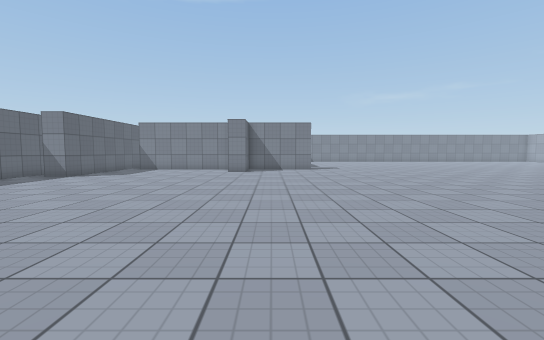
view 1 (above)

24 first-person views from a walk through a Unity game level. The camera is 1.2 m above the floor, tilts 4° down and sees 90° across. The floor is counted in squares, 1 m on a side. Each view is taken from the middle of a square. On the plan, view 1 faces up. The plan holds only what a view shows up to about 13 squares ahead; the rest is blank. The place goes on beyond the plan. Surface patterns are stand-ins for the level's own textures.

view 2
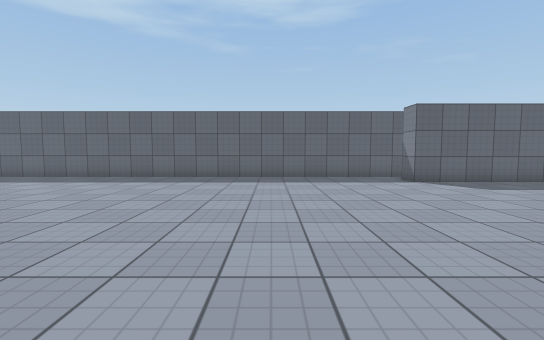

view 3
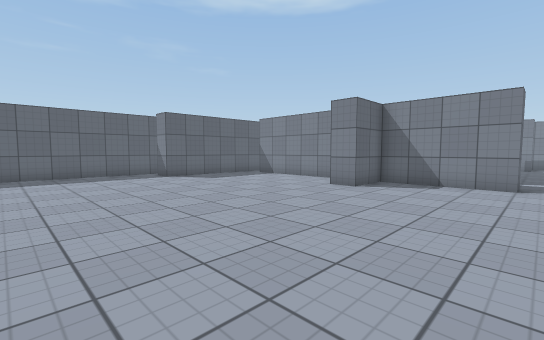

view 4
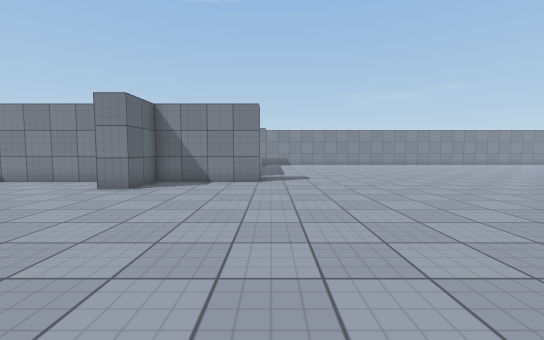

view 5
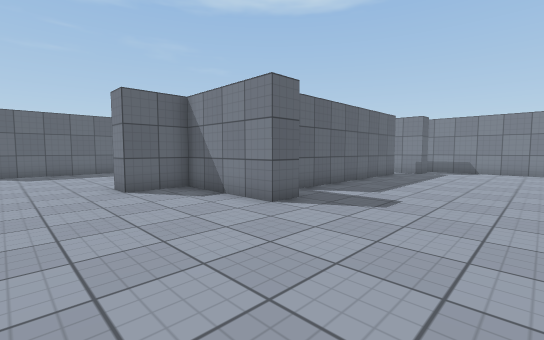

view 6
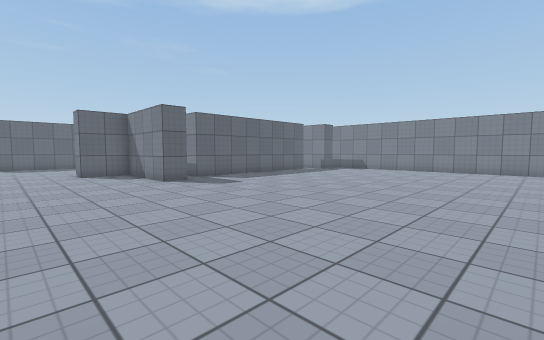

view 7
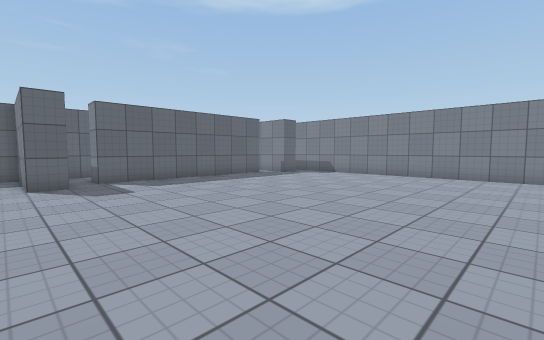

view 8
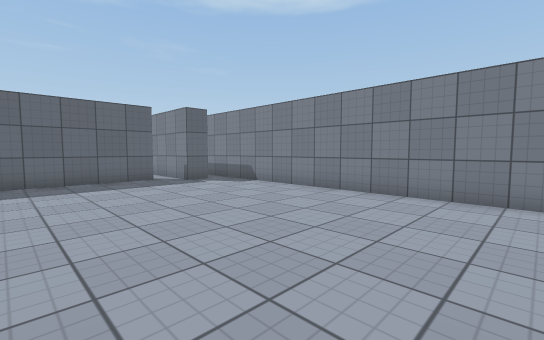

view 9
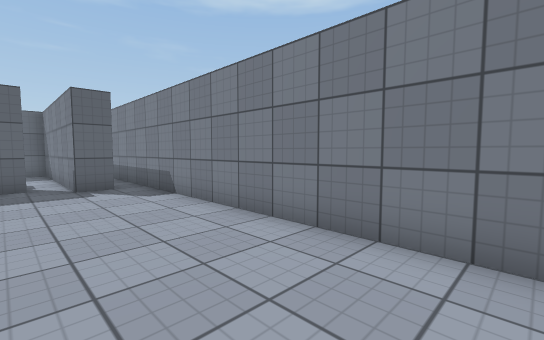

view 10
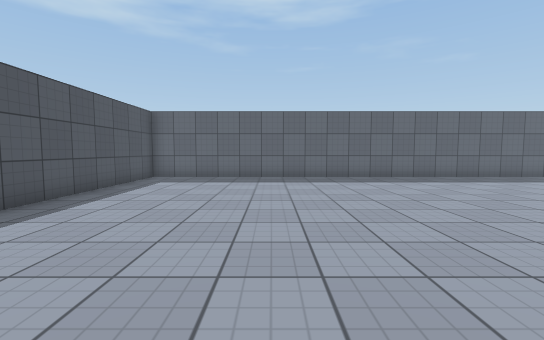

view 11
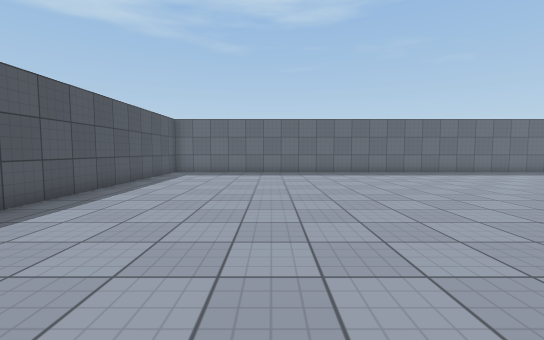

view 12
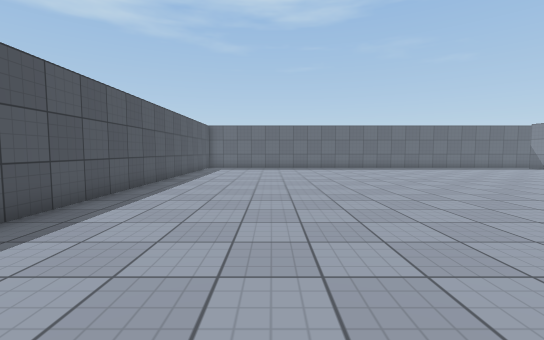

view 13
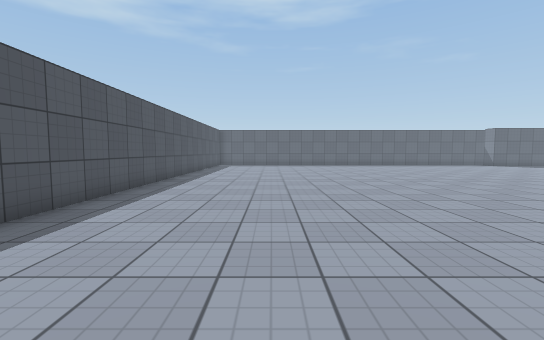

view 14
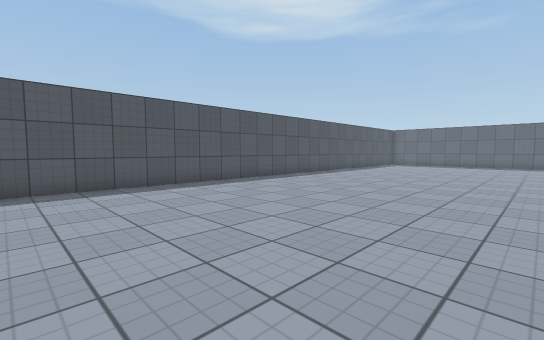

view 15
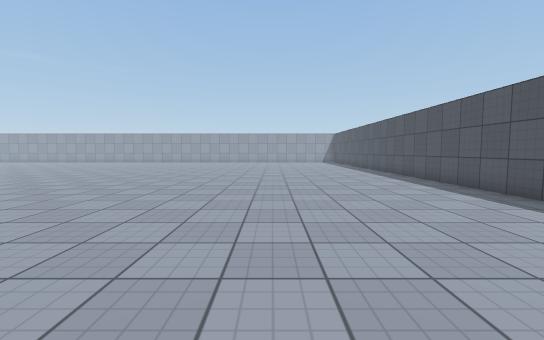

view 16
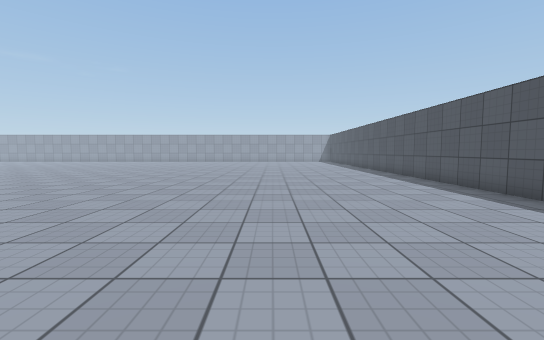

view 17
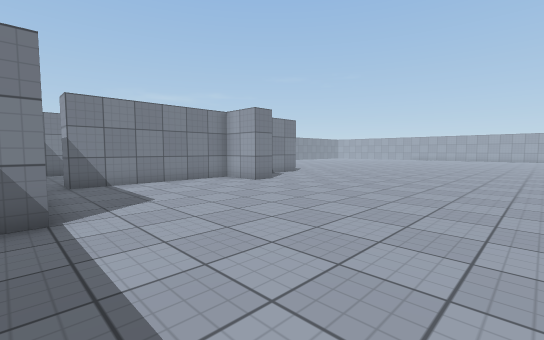

view 18
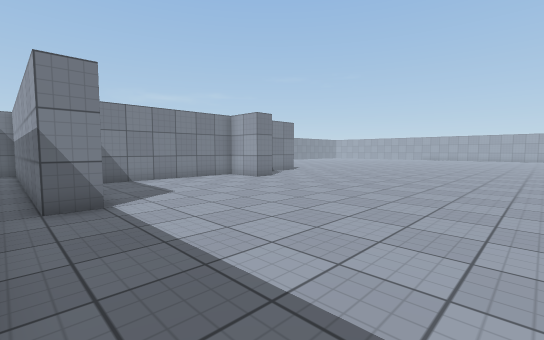

view 19
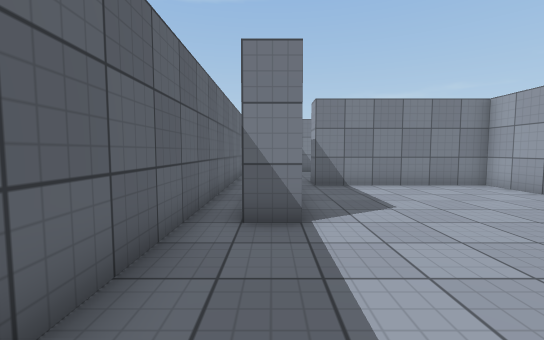

view 20
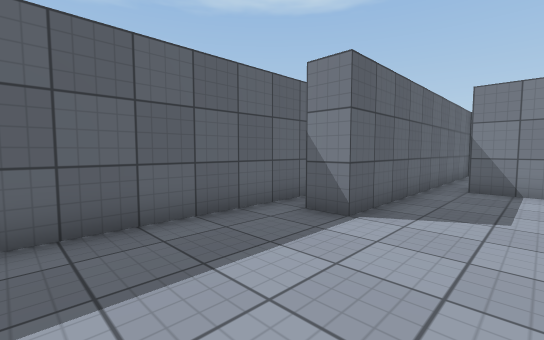

view 21
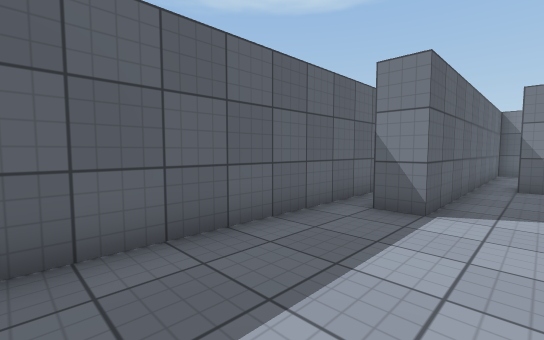

view 22
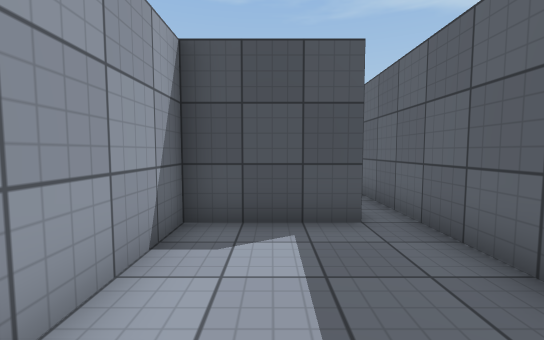

view 23
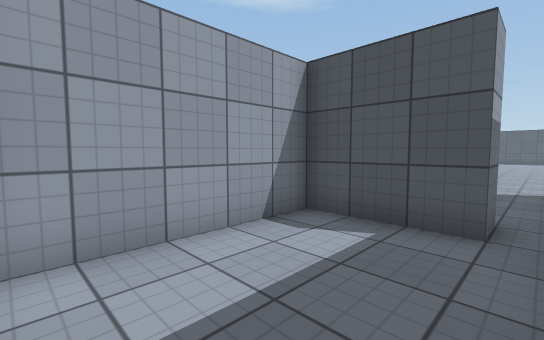

view 24
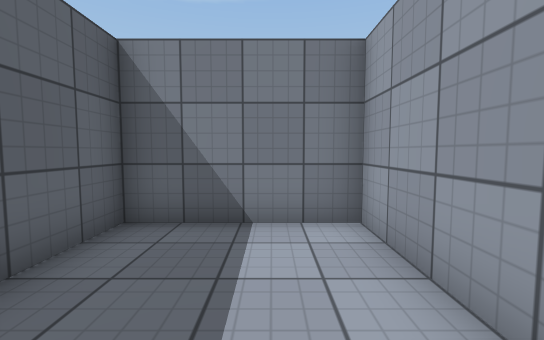

### Floor plan
Points are (right, up) in squares from view 1. A wall is a line through its corners. A room is listed if a view was taken in it or the views show most of it. See-through windows are left out.
Room 1 (views 1, 2, 3, 4, 5, 6, 7, 8, 9, 10, 11, 12, 13, 14, 15, 16, 17, 18, 19, 20, 21)
walls: (2.5, 18.5) (2.5, 17.5) (-1.5, 17.5) (-1.5, 15.5) (-2.5, 15.5) (-2.5, 17.5) (-8.5, 17.5) (-8.5, 18.5); (-9.5, 18.5) (-9.5, 12.5) (-10.5, 12.5) (-10.5, 23.5) (-11, 23.5); (-11.5, 21) (-11.5, -9.5) (13.1, -9.5); (1.5, 27.6) (1.5, 19.5) (0.5, 19.5); (2.5, 29.5) (2.5, 28.5) (0.5, 28.5); (13.1, 30.5) (-1.4, 30.5)
ways out: opening at (-9, 18) to room 2; opening at (1, 19); opening at (1, 28)
Room 2 (views 22, 23, 24)
walls: (-8.5, 18.5) (-5.5, 18.5) (-5.5, 23.5) (-9.5, 23.5) (-9.5, 18.5)
ways out: opening at (-9, 18) to room 1

Positions as (right, up) in squares from view 1, and headings:
1: (0, 0), facing up
2: (1, 7), facing left
3: (3, 7), facing up-left
4: (3, 7), facing up
5: (7, 13), facing up-left
6: (13, 13), facing up-left
7: (13, 17), facing up-left
8: (13, 23), facing up-left
9: (12, 27), facing up-left
10: (1, -4), facing left
11: (4, -4), facing left
12: (8, -5), facing left
13: (12, -5), facing left
14: (13, 0), facing down-left
15: (0, -3), facing right
16: (-2, -3), facing right
17: (-10, 7), facing up-right
18: (-11, 6), facing up-right
19: (-10, 8), facing up
20: (-7, 8), facing up-left
21: (-8, 7), facing up-left
22: (-7, 23), facing down
23: (-9, 23), facing down-right
24: (-7, 19), facing up
